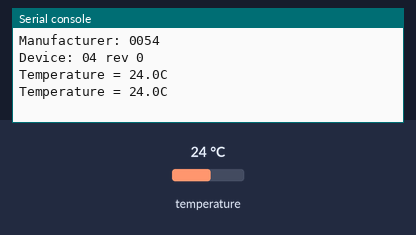
Bench run of a program on a simulated Raspberry Pi Pico running MicroPython. On the bench: the last lines printed to the serial console. Inputs (shaded band) come from the test bench; at power-on: temperature 24 °C.

Above: at 1.2 s.
1.3 s: temperature set to 12 °C
At 1.9 s:
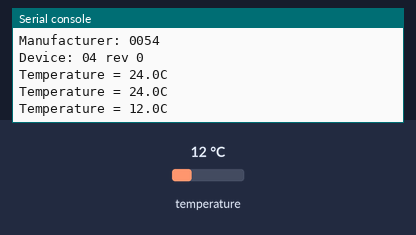
2.8 s: temperature set to 19 °C
At 3.4 s:
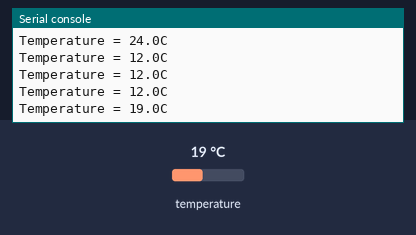
Timing chart, 0 to 5.8 s (numbered marks = the images above; inputs shaded):
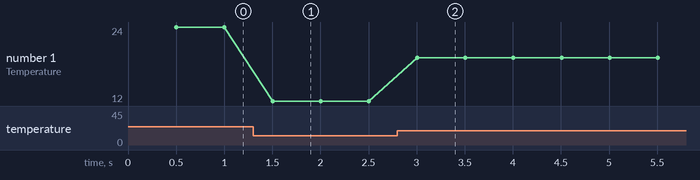

Measured:
- after the input at 1.3 s, the serial console: prints a new line after 0.20 s (image 1)
- after the input at 2.8 s, the serial console: prints a new line after 0.20 s (image 2)
- plotted number 1: 24 → 12 after the input at 1.3 s, 12 → 19 after the input at 2.8 s

The program:

mcp9808_mpython.py
```python
# MCP9808 Example

from machine import I2C,Pin
from time import sleep

# MCP9808 I2C Address
MCP9808_ADDR = 0x18

# MCP9808 Registers
MCP9808_CONFIG = 1
MCP9808_UPPER = 2
MCP9808_LOWER = 3
MCP9808_CRIT = 4
MCP9808_TA = 5
MCP9808_MANID = 6
MCP9808_DEVID = 7
MCP9808_RESOL = 8

# Encode temperature for sensor
def encodeTemp(temp):
    if temp >= 0:
        val =  int(temp/0.25) << 2
    else:
        val = (2048 + int(temp/0.25)) << 2
    return bytearray([val >> 8, val & 0xFF])

# Decode temperature from sensor
def decodeTemp(val):
    sign = val & 0x1000
    val = val & 0x1FFF
    if sign != 0:
        val = val - 0x2000
    return val/16

i2c = I2C(0, sda=Pin(16), scl=Pin(17))

# Read 16-bit register
def readReg16(reg):
    data = i2c.readfrom_mem(MCP9808_ADDR,reg,2)
    return (data[0] << 8) + data[1]

# Check manufacture and device IDs
print ('Manufacturer: {:04X}'.format(readReg16(MCP9808_MANID)))
devID = readReg16(MCP9808_DEVID);
print ('Device: {:02X} rev {}'.format(devID >>8, devID&0xFF))

# Set limits for the Alert output
i2c.writeto_mem(MCP9808_ADDR,MCP9808_CRIT,encodeTemp(30.0))
i2c.writeto_mem(MCP9808_ADDR,MCP9808_UPPER,encodeTemp(23.0))
i2c.writeto_mem(MCP9808_ADDR,MCP9808_LOWER,encodeTemp(20.0))
i2c.writeto_mem(MCP9808_ADDR,MCP9808_CONFIG,b'\x00\x08')

# Main loop: read temperature
while True:
    sleep(0.5)
    print ('Temperature = {}C'.format(
        decodeTemp(readReg16(MCP9808_TA))))
```
